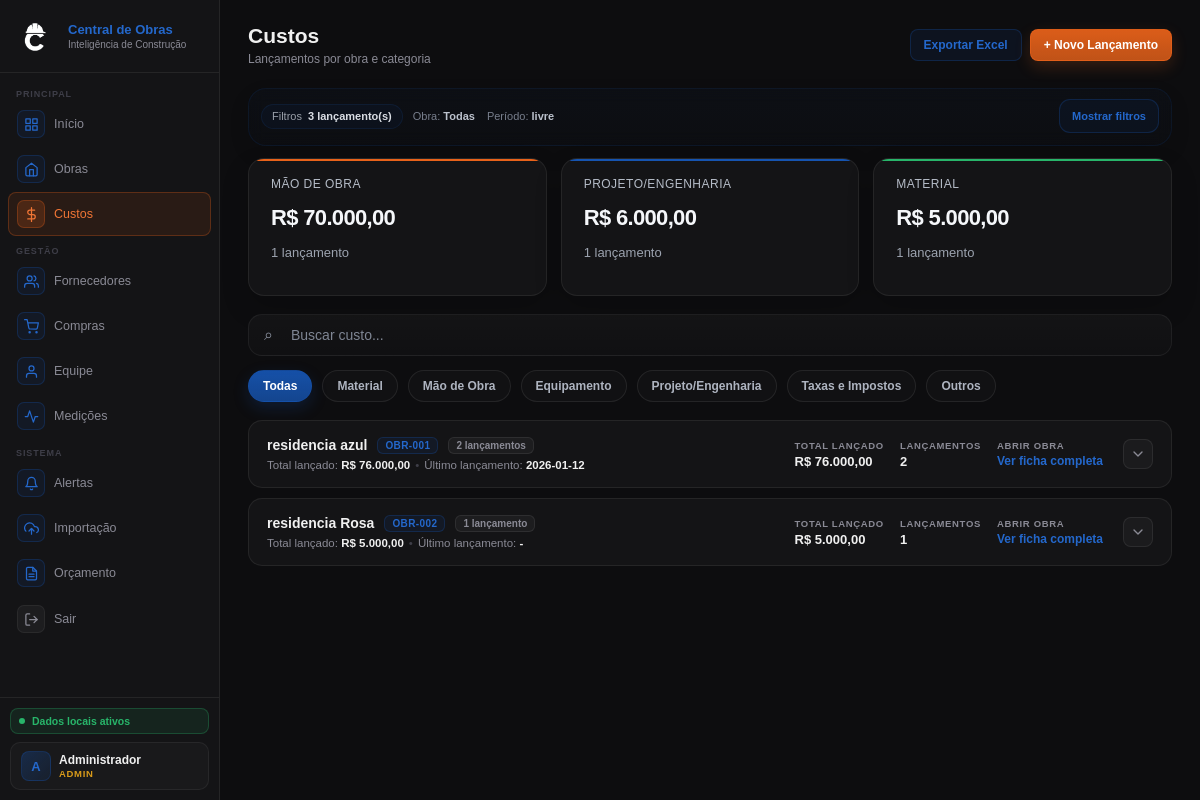
The page /custos (signed in) on the database as committed earlier.
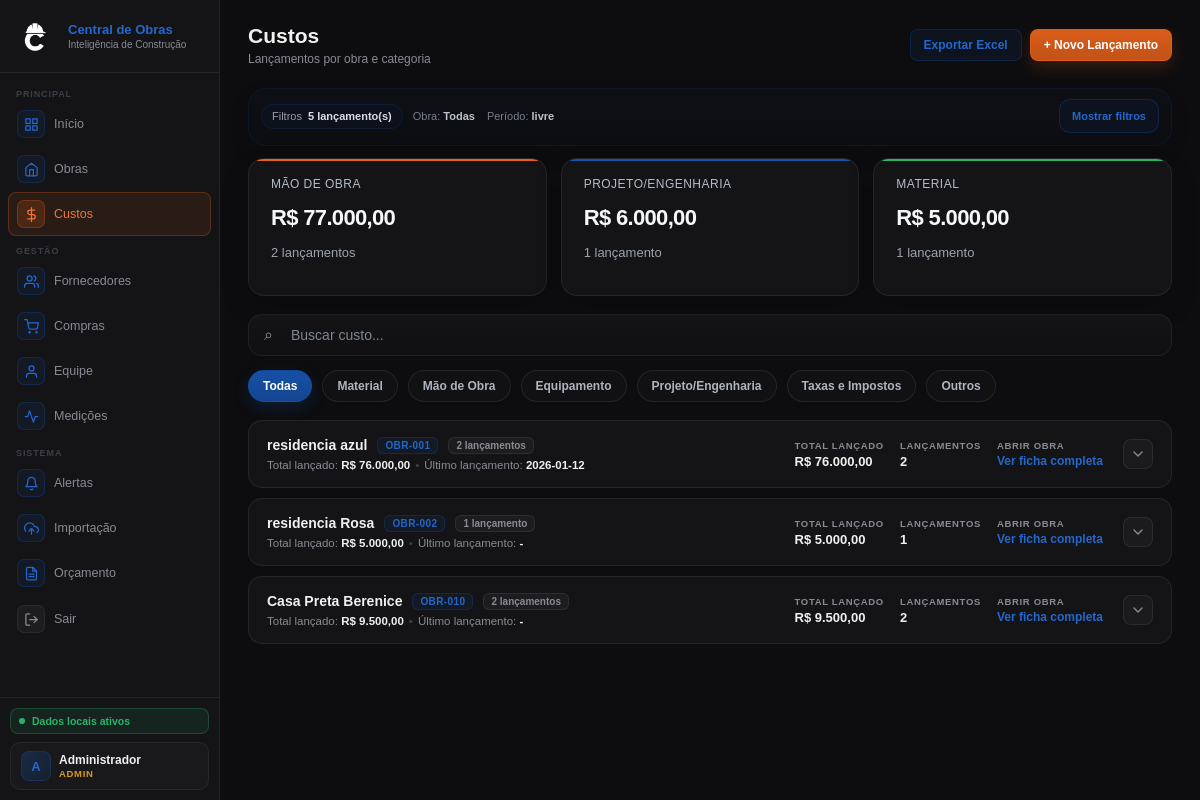
The same page on the database as committed later.
### tables this page shows
CREATE TABLE obras (
    id INTEGER PRIMARY KEY AUTOINCREMENT,
    codigo TEXT NOT NULL UNIQUE,
    nome TEXT NOT NULL,
    endereco TEXT,
    tipologia TEXT,
    area_m2 REAL,
    data_inicio TEXT,
    data_fim_prevista TEXT,
    orcamento REAL DEFAULT 0,
    receita_total REAL DEFAULT 0,
    progresso_percentual REAL DEFAULT 0,
    status TEXT NOT NULL DEFAULT 'planejamento',
    criado_em TIMESTAMP DEFAULT CURRENT_TIMESTAMP
, tipo_obra TEXT NOT NULL DEFAULT 'contrato', token_publico TEXT, fase_obra TEXT, observacao_responsavel TEXT, foto_capa TEXT);

CREATE TABLE custos (
    id INTEGER PRIMARY KEY AUTOINCREMENT,
    obra_id INTEGER NOT NULL,
    descricao TEXT NOT NULL,
    categoria TEXT NOT NULL,
    fornecedor TEXT,
    data_lancamento TEXT,
    valor_total REAL DEFAULT 0,
    nota_fiscal TEXT,
    observacao TEXT,
    FOREIGN KEY (obra_id) REFERENCES obras(id)
);

### routes/custos_routes.py (the view)
@custos_bp.route("/custos")
def custos():
    if not usuario_logado() or not eh_leitura():
        return redirect(url_for("auth_bp.login"))
    filtros = obter_filtros_custos()
    lista_custos = buscar_custos_filtrados(
        filtro_obra=filtros["filtro_obra"],
        data_inicio=filtros["data_inicio"],
        data_fim=filtros["data_fim"]
    )
    todas_obras = query_all("SELECT * FROM obras ORDER BY nome ASC")
    obras = query_all("SELECT * FROM obras ORDER BY nome ASC")
    cards_categorias = gerar_cards_categorias(lista_custos)
    return render_template(
        "custos.html",
        custos=lista_custos,
        obras=obras,
        todas_obras=todas_obras,
        categorias_custo=CATEGORIAS_CUSTO_VALIDAS,
        cards_categorias=cards_categorias,
        filtro_obra=filtros["filtro_obra"],
        data_inicio=filtros["data_inicio"],
        data_fim=filtros["data_fim"],
    )

### app.py (called while the page is built)
@app.context_processor
def inject_helpers():
    return dict(
        formatar_moeda=formatar_moeda,
        calcular_media_fornecedor=calcular_media_fornecedor,
        formatar_tipo_obra=formatar_tipo_obra,
        eh_admin=eh_admin,
        eh_gestor=eh_gestor,
        eh_leitura=eh_leitura,
        usuario_perfil=usuario_perfil,
    )

### auth.py (called while the page is built)
def usuario_logado():
    return "usuario_id" in session

def usuario_perfil():
    return session.get("usuario_perfil", "")

def eh_admin():
    return usuario_perfil() == "admin"

def eh_gestor():
    return usuario_perfil() in ["admin", "gestor"]

def eh_leitura():
    return usuario_perfil() in ["admin", "gestor", "leitura"]

### database.py (called while the page is built)
def get_connection():
    conn = sqlite3.connect(DB_PATH)
    conn.row_factory = sqlite3.Row
    return conn

def query_all(sql, params=()):
    conn = get_connection()
    cursor = conn.execute(sql, params)
    rows = cursor.fetchall()
    conn.close()
    return rows

### routes/custos_routes.py (called while the page is built)
def obter_filtros_custos():
    return {
        "filtro_obra": request.args.get("obra", "").strip(),
        "data_inicio": request.args.get("data_inicio", "").strip(),
        "data_fim": request.args.get("data_fim", "").strip(),
    }

### templates/custos.html (shortened to what the changed rows need)
{% extends "base.html" %}
{% block content %}
<div class="hdr">
    <div>
        <h1>Custos</h1>
    </div>
</div>
<div class="dashboard-filter-shell">
    <div class="dashboard-filter-card dashboard-filter-card--clean">
        <div class="dashboard-filter-top">
            <div class="dashboard-filter-left">
                <div class="dashboard-filter-chip dashboard-filter-chip--soft">
                    <span>Filtros</span>
                    <strong id="custosResumoTotal">{{ custos|length }} lançamento(s)</strong>
                </div>
            </div>
        </div>
    </div>
</div>
<div class="custos-kpi-grid" id="custosKpiGrid">
    {% for card in cards_categorias %}
    <div class="custos-kpi-card {{ card.cor }}" data-categoria-card="{{ card.titulo }}">
        <div class="custos-kpi-title">{{ card.titulo }}</div>
        <div class="custos-kpi-value">{{ formatar_moeda(card.valor) }}</div>
        <div class="custos-kpi-sub">{{ card.quantidade }} lançamento{% if card.quantidade != 1 %}s{% endif %}</div>
    </div>
    {% endfor %}
</div>
<div class="custos-toolbar">
    <div class="custos-status-chips">
        <button type="button" class="custo-chip active" onclick="selecionarFiltroCategoria('todas', this)">
            Todas
        </button>
        {% for categoria in categorias_custo %}
        <button type="button" class="custo-chip" onclick="selecionarFiltroCategoria('{{ categoria }}', this)">
            {{ categoria }}
        </button>
        {% endfor %}
    </div>
</div>
<div id="custosCardsWrap" class="custos-obras-list">
    {% for grupo in custos|groupby('codigo_obra') %}
    {% set ns = namespace(total=0, count=0, ultimo='-') %}
    {% for item in grupo.list %}
    {% set ns.total = ns.total + (item.valor_total or 0) %}
    {% set ns.count = ns.count + 1 %}
    {% if item.data_lancamento %}
    {% set ns.ultimo = item.data_lancamento %}
    {% endif %}
    {% endfor %}
    {% set obra_ref = grupo.list[0] %}
    <div class="custo-obra-card custo-obra-group"
        data-categoria="{{ (grupo.list|map(attribute='categoria')|join(' ')|lower) }}"
        data-search="{{ ((obra_ref.codigo_obra or '') ~ ' ' ~ (obra_ref.nome_obra or '') ~ ' ' ~ (grupo.list|map(attribute='descricao')|join(' ')) ~ ' ' ~ (grupo.list|map(attribute='categoria')|join(' ')) ~ ' ' ~ (grupo.list|map(attribute='fornecedor')|join(' ')) ~ ' ' ~ (grupo.list|map(attribute='nota_fiscal')|join(' ')))|lower }}"
        data-categorias="{{ (grupo.list|map(attribute='categoria')|join('|')|lower) }}">
        <div class="custo-obra-main">
            <div class="custo-obra-identity">
                <div class="custo-obra-title-row">
                    <a href="{{ url_for('obras_bp.obra_detalhe', codigo=obra_ref.codigo_obra) }}"
                        class="custo-obra-nome">
                        {{ obra_ref.nome_obra }}
                    </a>
                    <span class="custo-obra-codigo">{{ obra_ref.codigo_obra }}</span>
                    <span class="custo-obra-count">{{ ns.count }} lançamento{% if ns.count != 1 %}s{% endif %}</span>
                </div>
                <div class="custo-obra-subtitle">
                    <span>Total lançado: <strong>{{ formatar_moeda(ns.total) }}</strong></span>
                    <span class="custo-obra-dot">•</span>
                    <span>Último lançamento: <strong>{{ ns.ultimo }}</strong></span>
                </div>
            </div>
            <div class="custo-obra-kpis">
                <div class="custo-kv">
                    <span class="custo-kv-label">Total lançado</span>
                    <span class="custo-kv-value">{{ formatar_moeda(ns.total) }}</span>
                </div>
                <div class="custo-kv">
                    <span class="custo-kv-label">Lançamentos</span>
                    <span class="custo-kv-value">{{ ns.count }}</span>
                </div>
                <div class="custo-kv">
                    <span class="custo-kv-label">Abrir obra</span>
                    <a href="{{ url_for('obras_bp.obra_detalhe', codigo=obra_ref.codigo_obra) }}"
                        class="custo-detail-link">Ver ficha completa</a>
                </div>
            </div>
            <div class="custo-obra-actions">
                <button type="button" class="custo-expand-btn" onclick="toggleDetalhesCusto(this)">
                    <svg width="16" height="16" viewBox="0 0 24 24" fill="none">
                        <path d="M6 9L12 15L18 9" stroke="currentColor" stroke-width="2" stroke-linecap="round"
                            stroke-linejoin="round" />
                    </svg>
                </button>
            </div>
        </div>
    </div>
    {% else %}
    <div class="custos-empty-state" id="linhaSemCustosOriginal">
        Nenhum custo lançado ainda.
    </div>
    {% endfor %}
</div>
{% endblock %}

Rows that differ between the two databases and show on the page:
added custos: count "2", shows "s", total "R$ 9.500,00", ultimo "-"
now on this page (row edited): obras: nome_obra "Casa Preta Berenice", codigo_obra "OBR-010"
Other text that changed with them:
{{ custos|length }}: "3" → "5"
new list line: "MÃO DE OBRA R$ 77.000,00 2 lançamento s"
list line gone: "MÃO DE OBRA R$ 70.000,00 1 lançamento"
